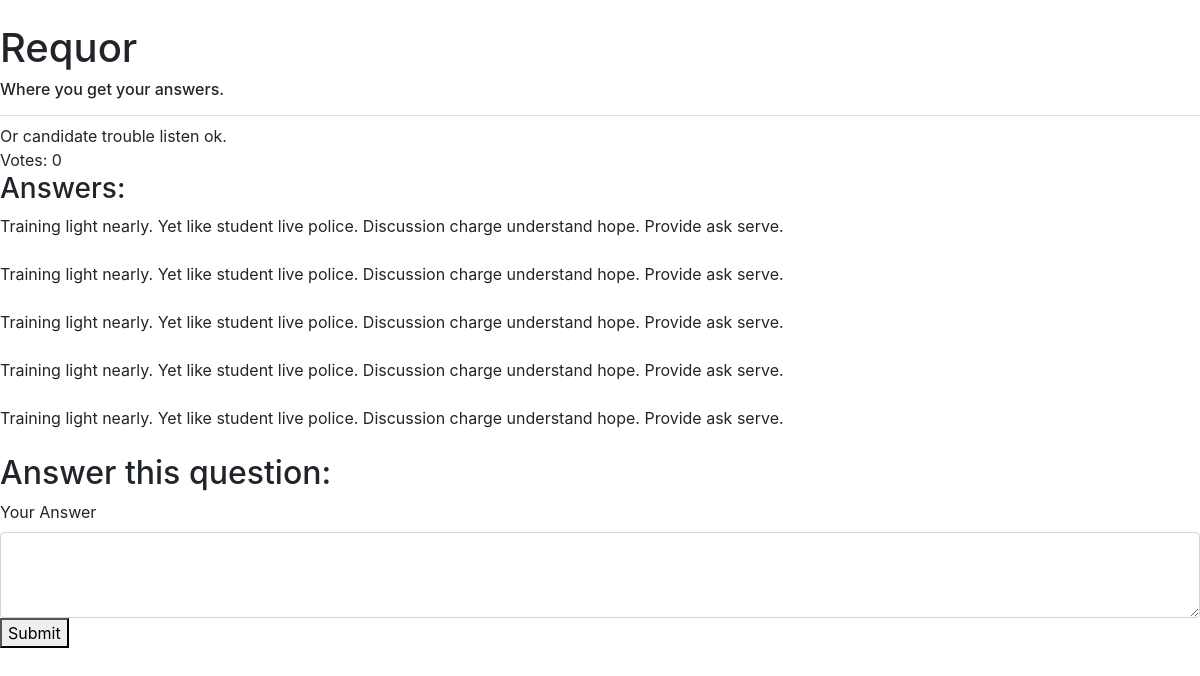
Screenshot of /detail/24 with the database file from the repository.
### qna_app/models.py (models this page shows, shortened)
class QuestionModel(models.Model):
    title = models.TextField()
    description = models.TextField()
    posted = models.DateTimeField(auto_now_add=True)
    image = models.ImageField(upload_to='question_images', null=True, blank=True)
    votes = models.IntegerField(default=0)
    is_answered = models.BooleanField(default=False)
    category = models.ForeignKey(CategoryModel, on_delete=models.CASCADE)
    user = models.ForeignKey(UserModel, on_delete=models.CASCADE)
    class Meta:
        verbose_name_plural = 'Questions'

class AnswerModel(models.Model):
    description = models.TextField()
    posted = models.DateTimeField(auto_now_add=True)
    image = models.ImageField(upload_to='answer_images', null=True, blank=True)
    question = models.ForeignKey(QuestionModel, on_delete=models.CASCADE)
    votes = models.IntegerField(default=0)
    is_accepted = models.BooleanField(default=False)
    user = models.ForeignKey(UserModel, on_delete=models.CASCADE)
    class Meta:
        verbose_name_plural = 'Answers'

### qna_app/views.py (the view)
# urls.py: path('detail/<int:id>', views.detail, name='qna.detail'),
def detail(request, id):
    question = QuestionModel.objects.filter(id=id).first()
    if request.method == 'POST':
        user = UserModel.objects.get(id=request.session['id'])
        answer = AnswerModel(description=request.POST['answer'], question=question, user=user)
        answer.save(force_insert=True)
    answers = AnswerModel.objects.filter(question=id)
    d = {
        'question': question,
        'answers': answers
    }
    return render(request, 'detail.html', d)

### qna_app/templates/detail.html (shortened to what this page needs)
{%extends 'base.html'%}
{%block main_content%}
    {{question.title}}
    <br>
    Votes: {{question.votes}}
    <br>
    <h3>Answers:</h3>
    {%for answer in answers%}
        {{answer.description}}
        <br>
        <br>
    {%endfor%}
    <h2>Answer this question:</h2>
    <form method="POST">
            <div class="form-group">
                <label for="exampleFormControlTextarea1">Your Answer</label>
                <textarea class="form-control" id="exampleFormControlTextarea1" rows="3" name="answer"></textarea>
                <button type="submit" value="Submit">Submit</button>
            </div>
    </form>
{%endblock%}

### rows the page displays
QuestionModel: title "Or candidate trouble listen ok.", votes "0"
AnswerModel: description "Training light nearly. Yet like student live police. Discussion charge understand hope. Provide ask serve."
AnswerModel: description "Training light nearly. Yet like student live police. Discussion charge understand hope. Provide ask serve."
AnswerModel: description "Training light nearly. Yet like student live police. Discussion charge understand hope. Provide ask serve."
AnswerModel: description "Training light nearly. Yet like student live police. Discussion charge understand hope. Provide ask serve."
AnswerModel: description "Training light nearly. Yet like student live police. Discussion charge understand hope. Provide ask serve."
